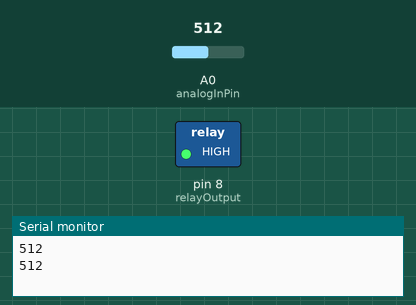
Recording of a sketch running on a simulated Arduino Uno, built with avr-gcc and run on an emulated ATmega328P. Shown: switched loads named in the sketch (green lamp = pin HIGH), the last lines printed to the serial monitor. The test bench sets the inputs (shaded band); at power-on: A0 (analogInPin) = 512.

Above: at 1.8 s.
1.9 s: A0 (analogInPin) set to 307
3.4 s: A0 (analogInPin) set to 286
At 4.5 s:
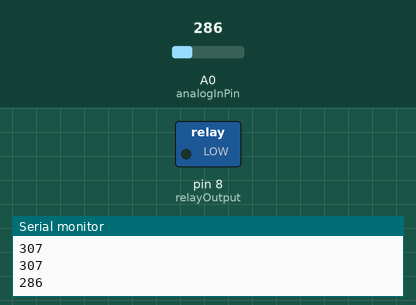
Timing chart, 0 to 11.5 s (numbered marks = the images above; inputs shaded):
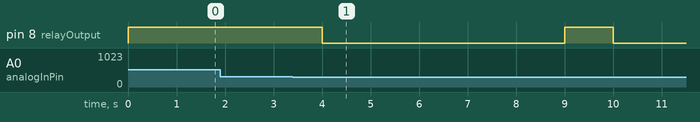

The sketch:

SoilMoistureSensor.ino
```cpp
const int analogInPin = A0;
int sensorValue = 0;
int relayOutput = 8;

void setup() {
  // put your setup code here, to run once:
Serial.begin(9600);
pinMode(relayOutput, OUTPUT);
}

void loop() {
  // put your main code here, to run repeatedly:
sensorValue = analogRead(analogInPin);
Serial.println(sensorValue);
if(sensorValue < 300)
{
  digitalWrite(relayOutput, LOW);
  delay(5000);
  digitalWrite(relayOutput, HIGH);
}
else
{
  digitalWrite(relayOutput, HIGH);


}
delay(1000);
}
```

Measured:
- the behaviour switches between 300 and 299 on A0 (analogInPin) (found by bisection; images 0 and 1)
- after the input at 3.4 s, pin 8 (relayOutput): HIGH → LOW after 0.60 s, → HIGH 5.0 s later, → LOW 1.0 s later
